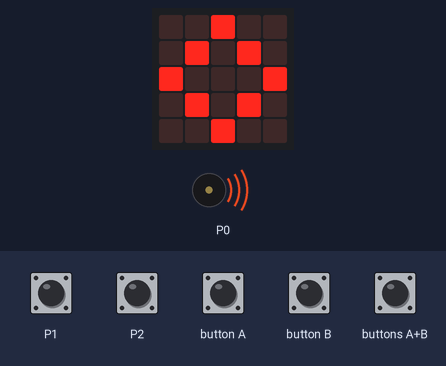
A program run on a simulated BBC micro:bit (MakeCode). On the bench: the board's 5×5 LED display, buzzer (waves = sounding).

Above: at 0.1 s.
At 0.7 s:
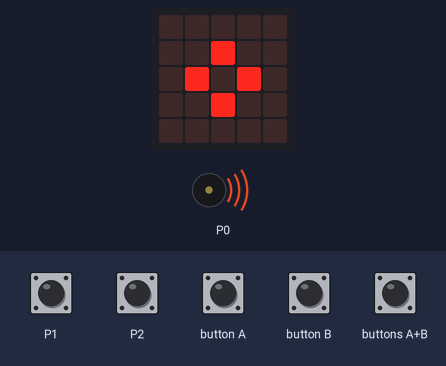
At 2.8 s:
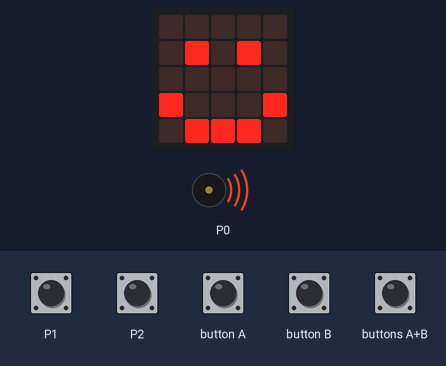
At 3.5 s:
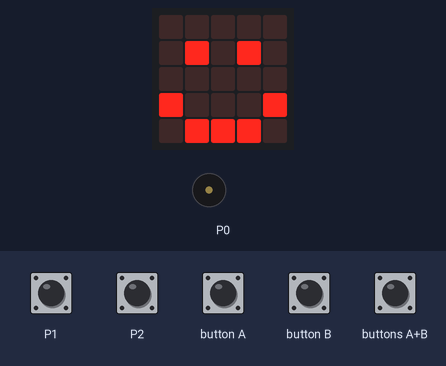
Timing chart, 0 to 5.0 s (numbered marks = the images above):
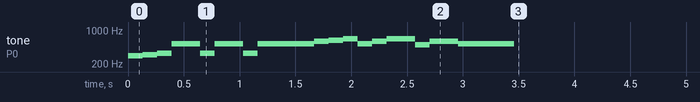

The program:

main.ts
```typescript
/**
 * https://cn.bing.com/images/search?view=detailV2&ccid=l9dEZK%2FU&id=F61A4C46B21B453C56CF18DB947C705537578E72&thid=OIP.l9dEZK_UglhvpS73OkHQAQHaDR&mediaurl=http%3A%2F%2Fzjimg.5054399.com%2Fallimg%2F140327%2F16_140327095151_1.jpg&exph=314&expw=710&q=%e7%b2%89%e5%88%b7%e5%8c%a0%e7%ae%80%e8%b0%b1&simid=608049807282667790&ck=4EA1FF45C329CEF8DAA1C395CB9D881C&selectedindex=5&form=IRPRST&ajaxhist=0&vt=1&first=1&scenario=ImageBasicHover
 *
 * 粉刷匠
 */
input.onButtonPressed(Button.A, function () {
    music.playTone(330, music.beat(BeatFraction.Whole))
})
input.onPinPressed(TouchPin.P2, function () {
    music.playTone(294, music.beat(BeatFraction.Whole))
})
input.onButtonPressed(Button.AB, function () {
    music.playTone(392, music.beat(BeatFraction.Whole))
})
input.onButtonPressed(Button.B, function () {
    music.playTone(349, music.beat(BeatFraction.Whole))
})
input.onPinPressed(TouchPin.P1, function () {
    music.playTone(262, music.beat(BeatFraction.Whole))
})
music.startMelody(music.builtInMelody(Melodies.Entertainer), MelodyOptions.Once)
for (let index = 0; index < 2; index++) {
    basic.showIcon(IconNames.Diamond)
    basic.showIcon(IconNames.SmallDiamond)
}
basic.showIcon(IconNames.Happy)
```

test.ts
```typescript
// 在此处测试；当此软件包作为插件使用时，将不会编译此软件包。
```

Measured:
- by itself, tone on P0: plays 294 Hz for 0.13 s, 311 Hz for 0.13 s, 330 Hz for 0.13 s, 523 Hz for 0.26 s, 330 Hz for 0.13 s, 523 Hz for 0.26 s … (17 notes in this stretch)
- what the display in image 1 shows lasts 0.6 s, from 0.6 s to 1.2 s
